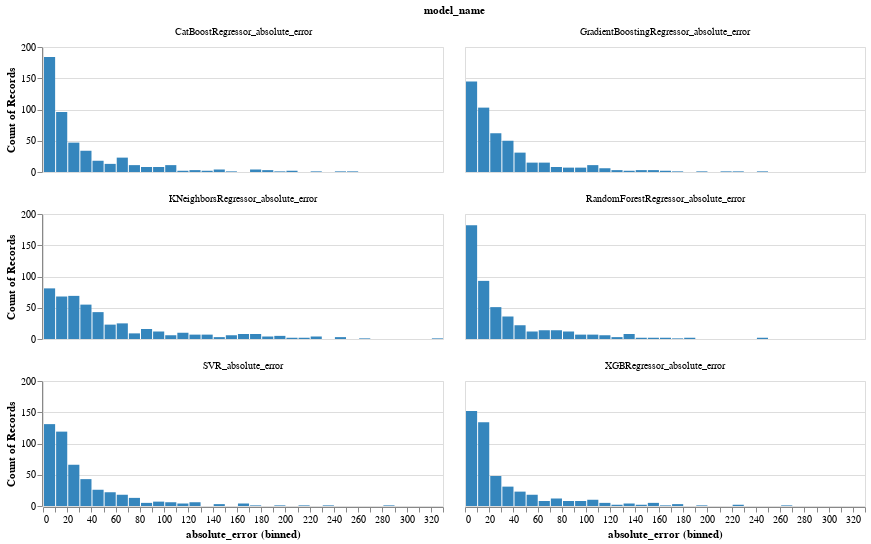

The cell this chart's notebook holds for it:
### Markdown cell above
### Analyzing the pattern of errors made in the regressors RandomForest and SVR

### Code cell
chart_model_error_distribution(error_df)

### Figure 1 — Vega-Lite specification as saved in the notebook (floating-point values rounded to 4 significant figures; data arrays with more than 128 entries replaced by an {"elided": "..."} marker saying what was removed)
{"config": {"view": {"continuousWidth": 400, "continuousHeight": 300}}, "data": {"name": "data-d614d1a41c47ab730decde747041917d"}, "facet": {"field": "model_name", "type": "nominal"}, "spec": {"mark": {"type": "bar", "color": "#3586BD"}, "encoding": {"tooltip": [{"aggregate": "count", "type": "quantitative"}], "x": {"bin": {"step": 10.0}, "field": "absolute_error", "type": "quantitative"}, "y": {"aggregate": "count", "type": "quantitative"}}, "height": 125, "title": "Error distribution by model", "width": 400}, "columns": 2, "$schema": "https://vega.github.io/schema/vega-lite/v4.17.0.json", "datasets": {"data-d614d1a41c47ab730decde747041917d": {"elided": "2868 records"}}}
